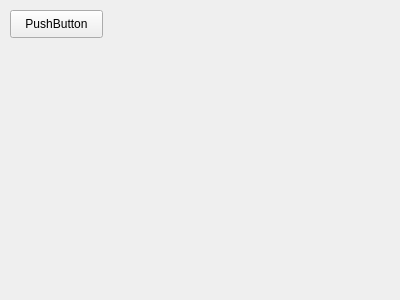
<?xml version="1.0" encoding="UTF-8"?>
<ui version="4.0">
 <class>Form</class>
 <widget class="QWidget" name="Form">
  <property name="geometry">
   <rect>
    <x>0</x>
    <y>0</y>
    <width>400</width>
    <height>300</height>
   </rect>
  </property>
  <property name="windowTitle">
   <string>Form</string>
  </property>
  <widget class="QPushButton" name="pushButton">
   <property name="geometry">
    <rect>
     <x>10</x>
     <y>10</y>
     <width>93</width>
     <height>28</height>
    </rect>
   </property>
   <property name="text">
    <string>PushButton</string>
   </property>
  </widget>
  <widget class="QLabel" name="label">
   <property name="geometry">
    <rect>
     <x>20</x>
     <y>50</y>
     <width>341</width>
     <height>221</height>
    </rect>
   </property>
   <property name="text">
    <string/>
   </property>
  </widget>
 </widget>
 <resources/>
 <connections/>
</ui>
